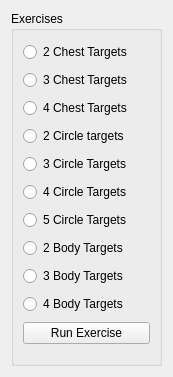
<?xml version="1.0" encoding="UTF-8"?>
<ui version="4.0">
 <class>ChoiceWindow</class>
 <widget class="QWidget" name="ChoiceWindow">
  <property name="geometry">
   <rect>
    <x>0</x>
    <y>0</y>
    <width>173</width>
    <height>377</height>
   </rect>
  </property>
  <property name="windowTitle">
   <string>Form</string>
  </property>
  <layout class="QGridLayout" name="gridLayout">
   <item row="0" column="0">
    <widget class="QGroupBox" name="groupBox">
     <property name="title">
      <string>Exercises</string>
     </property>
     <layout class="QVBoxLayout" name="verticalLayout">
      <item>
       <widget class="QRadioButton" name="two_chest_btn">
        <property name="text">
         <string>2 Chest Targets</string>
        </property>
       </widget>
      </item>
      <item>
       <widget class="QRadioButton" name="tree_chest_btn">
        <property name="text">
         <string>3 Chest Targets</string>
        </property>
       </widget>
      </item>
      <item>
       <widget class="QRadioButton" name="four_chest_btn">
        <property name="text">
         <string>4 Chest Targets</string>
        </property>
       </widget>
      </item>
      <item>
       <widget class="QRadioButton" name="tw_circle_btn">
        <property name="text">
         <string>2 Circle targets</string>
        </property>
       </widget>
      </item>
      <item>
       <widget class="QRadioButton" name="tree_circle_btn">
        <property name="text">
         <string>3 Circle Targets</string>
        </property>
       </widget>
      </item>
      <item>
       <widget class="QRadioButton" name="four_circle_btn">
        <property name="text">
         <string>4 Circle Targets</string>
        </property>
       </widget>
      </item>
      <item>
       <widget class="QRadioButton" name="five_circle_btn">
        <property name="text">
         <string>5 Circle Targets</string>
        </property>
       </widget>
      </item>
      <item>
       <widget class="QRadioButton" name="two_body_btn">
        <property name="text">
         <string>2 Body Targets</string>
        </property>
       </widget>
      </item>
      <item>
       <widget class="QRadioButton" name="tree_body_btn">
        <property name="text">
         <string>3 Body Targets</string>
        </property>
       </widget>
      </item>
      <item>
       <widget class="QRadioButton" name="four_body_btn">
        <property name="text">
         <string>4 Body Targets</string>
        </property>
       </widget>
      </item>
      <item>
       <widget class="QPushButton" name="run_pbtn">
        <property name="text">
         <string>Run Exercise</string>
        </property>
       </widget>
      </item>
     </layout>
    </widget>
   </item>
  </layout>
 </widget>
 <resources/>
 <connections/>
</ui>
